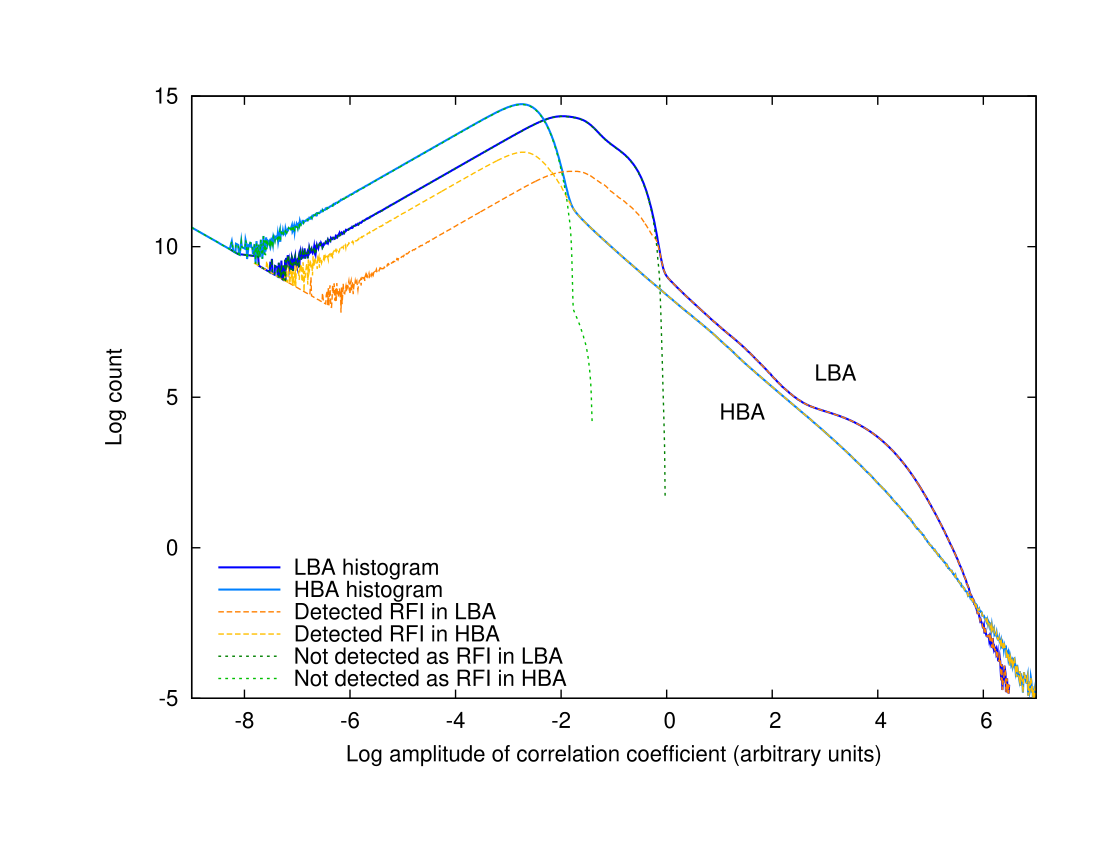

Source code (gnuplot):
set terminal postscript enhanced color font 'Helvetica,16'
set xrange [-9:7]
set yrange [-5:15]
set output "histograms-raw.ps"
set key bottom left Left reverse
set xlabel "Log amplitude of correlation coefficient (arbitrary units)"
set ylabel "Log count"
set label "LBA" at 2.8,5.8
set label "HBA" at 1,4.5
plot \
"lba-histogram-raw-data.txt" using 2:3 with lines title 'LBA histogram' lw 3.0 lt 1 lc rgb "#0000FF", \
"hba-histogram-raw-data.txt" using 2:(column(3)) with lines title 'HBA histogram' lw 3.0 lt 1 lc rgb "#0080FF", \
"lba-rfi-raw-data.txt" using 2:3 with lines title 'Detected RFI in LBA' lw 2.0 lt 2 lc rgb "#FF8000", \
"hba-rfi-raw-data.txt" using 2:3 with lines title 'Detected RFI in HBA' lw 2.0 lt 2 lc rgb "#FFC000", \
"lba-nonrfi-raw-data.txt" using 2:3 with lines title 'Not detected as RFI in LBA' lw 2.0 lt 3 lc rgb "#008000", \
"hba-nonrfi-raw-data.txt" using 2:(column(3)) with lines title 'Not detected as RFI in HBA' lw 2.0 lt 3 lc rgb "#00C000"
